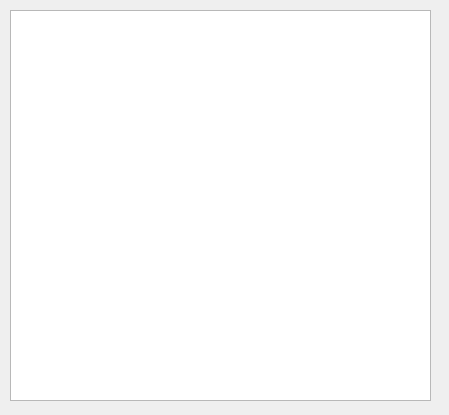
<?xml version="1.0" encoding="UTF-8"?>
<ui version="4.0">
 <class>MainFormClass</class>
 <widget class="QMainWindow" name="MainFormClass">
  <property name="geometry">
   <rect>
    <x>0</x>
    <y>0</y>
    <width>449</width>
    <height>415</height>
   </rect>
  </property>
  <property name="windowTitle">
   <string>MainForm</string>
  </property>
  <widget class="QWidget" name="centralWidget">
   <widget class="QListWidget" name="listWidgetDepartments">
    <property name="geometry">
     <rect>
      <x>10</x>
      <y>10</y>
      <width>421</width>
      <height>391</height>
     </rect>
    </property>
    <property name="font">
     <font>
      <pointsize>11</pointsize>
      <bold>true</bold>
     </font>
    </property>
   </widget>
  </widget>
 </widget>
 <layoutdefault spacing="6" margin="11"/>
 <resources/>
 <connections/>
</ui>
